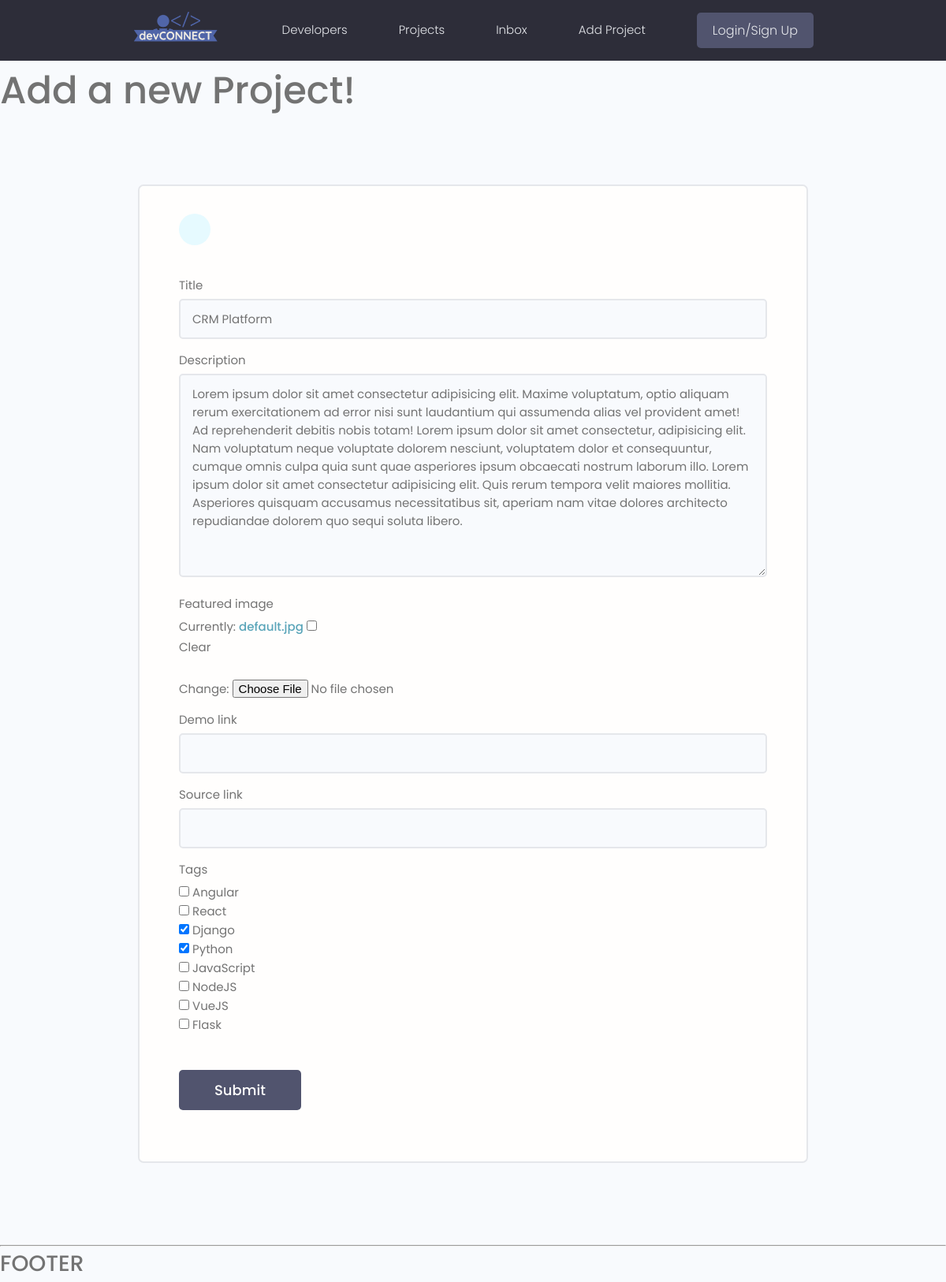
The page /projects/update-project/bef6efdd864948f2b62536786ff7a524 on the database as committed earlier.
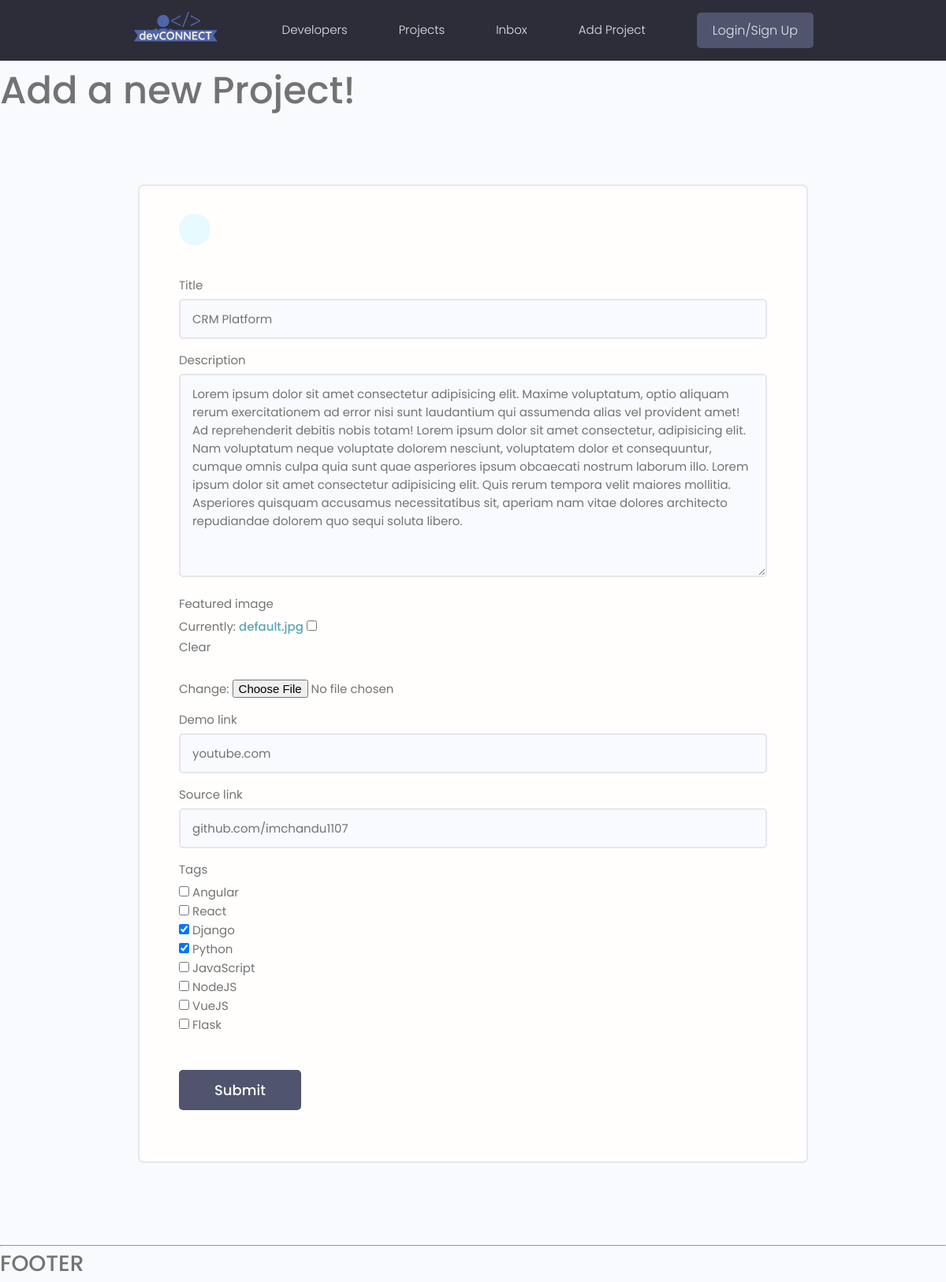
The same page on the database as committed later.
### projects/models.py (models this page shows, shortened)
class Project(models.Model):
    owner = models.ForeignKey(Profile, null=True, blank=True, on_delete=models.SET_NULL)
    title = models.CharField(max_length=200)
    description = models.TextField(null=True, blank=True)
    featured_image = models.ImageField(null=True, blank=True, default="default.jpg")
    demo_link = models.CharField(max_length=1000, null=True, blank=True)
    source_link = models.CharField(max_length=1000, null=True, blank=True)
    tags = models.ManyToManyField('Tag', blank=True)
    vote_total = models.IntegerField(default=0, null=True, blank=True)
    vote_ratio = models.IntegerField(default=0, null=True, blank=True)
    created = models.DateTimeField(auto_now_add=True)
    id = models.UUIDField(default=uuid.uuid4, unique=True, primary_key=True, editable=False)

### projects/views.py (the view)
# urls.py: path('update-project/<str:pk>', views.updateProject, name="update-project"),
def updateProject(request, pk):
    project = Project.objects.get(id=pk)
    form = ProjectForm(instance=project)
    if request.method == "POST":
        form = ProjectForm(request.POST, request.FILES, instance=project)
        if form.is_valid():
            form.save()
            return redirect('projects')
    context={'form':form}
    return render(request, "projects/project_form.html", context)

### projects/forms.py
class ProjectForm(ModelForm):
    class Meta:
        model = Project
        fields = ['title', 'description', 'featured_image', 'demo_link', 'source_link', 'tags']
        widgets = {
            'tags' : forms.CheckboxSelectMultiple(),
        }
    def __init__(self, *args, **kwargs):
        super(ProjectForm, self).__init__(*args, **kwargs)
        for name, field in self.fields.items():
            field.widget.attrs.update(
                {'class' : 'input'},
            )

### projects/models.py (called while the page is built)
    def __str__(self):
        return self.name

### projects/templates/projects/project_form.html (shortened to what this page needs)
{% extends 'main.html' %}
{% block content %}
<h1>Add a new Project!</h1>
<main class="formPage my-xl">
    <div class="content-box">
        <div class="formWrapper">
            <a class="backButton" href="#"></a>
            <br>
            <form class="form" method="POST" enctype="multipart/form-data">
                {% for field in form %}
                <div class="form__field">
                    <label for="formInput#text">{{field.label}}</label>
                    {{field}}
                </div>
                {% endfor %}
                <input class="btn btn--sub btn--lg  my-md" type="submit" value="Submit" />
            </form>
        </div>
    </div>
</main>
{% endblock content %}

Rows that differ between the two databases and show on the page:
changed Project "CRM Platform": demo_link (not shown) → "youtube.com"; source_link (not shown) → "github.com/imchandu1107"
